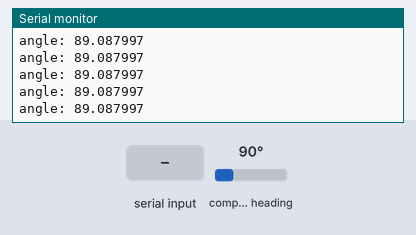
The sketch below on a simulated ESP32. Shown: the last lines printed to the serial monitor. Inputs (shaded band) come from the test bench; at power-on: compass heading 90°.

Above: at 1.7 s.
1.8 s: "x90\n" received over Serial
4.3 s: compass heading set to 7°
At 4.35 s:
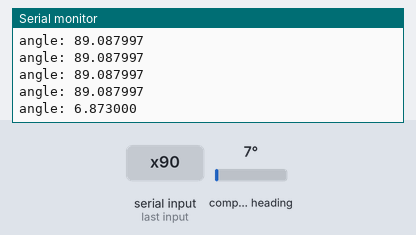
5.8 s: compass heading set to 180°
At 5.81 s:
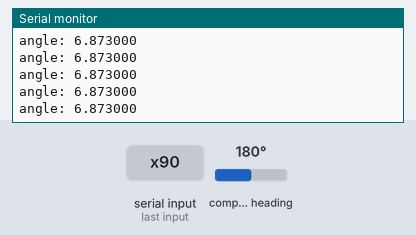
Timing chart, 0 to 8.8 s (numbered marks = the images above; inputs shaded):
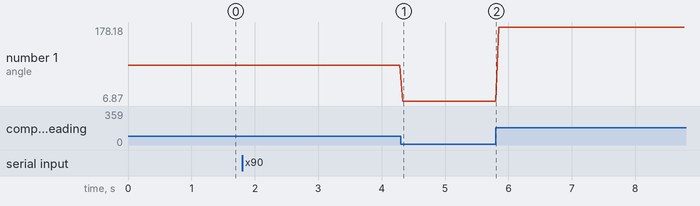

Measured:
- after the input at 4.3 s, the serial monitor: prints a new line at once (image 1)
- plotted number 1: 89.09 → 6.87 after the input at 4.3 s, 6.87 → 178.18 after the input at 5.8 s

The sketch:

encoder_rtos.ino
```cpp
#include <AccelStepper.h>
#include <AS5600.h>
#include <Wire.h>
AMS_5600 ams5600;
float output;
#define SDA 27
#define SCL 13

#define DIR 22
#define STEP 23
AccelStepper stepper(1, STEP, DIR); // Defaults to AccelStepper::FULL4WIRE (4 pins) on 2, 3, 4, 5
TaskHandle_t Task1;
int Initial;
void setup()
{
  Wire.begin(SDA, SCL);
  //  if (ams5600.detectMagnet() == 0 ) {
  //    while (1) {
  //      if (ams5600.detectMagnet() == 1 ) {
  //        Serial.print("Current Magnitude: ");
  //        Serial.println(ams5600.getMagnitude());
  //        break;
  //      }
  //      else {
  //        Serial.println("Can not detect magnet");
  //      }
  //      delay(1000);
  //    }
  //  }
  //  pinMode(18, OUTPUT);
  //  pinMode(19, OUTPUT);
  //  pinMode(21, OUTPUT);
  //  digitalWrite(18, 1);
  //  digitalWrite(19, 0);
  //  digitalWrite(20, 0);
  Serial.begin(115200);
  xTaskCreatePinnedToCore(Task1code, "Task1", 10000, NULL, 1, &Task1, 0);
  delay(500);
  stepper.setMaxSpeed(4000);
  stepper.setSpeed(500);
  stepper.setCurrentPosition(0);
  stepper.setAcceleration(10000);
  Initial = convertRawAngleToDegrees(ams5600.getRawAngle());
  Serial.printf("Initial angle: %d\n", Initial);
  ams5600.setOutPut(1);
}
float convertRawAngleToDegrees(word newAngle)
{
  /* Raw data reports 0 - 4095 segments, which is 0.087 of a degree */
  float retVal = newAngle * 0.087;
  return retVal;
}

void Task1code( void * parameter ) {
  //  Serial.print("Task1 is running on core ");
  //  Serial.println(xPortGetCoreID());
  for (;;) {
    //    Serial.print("start : ");
    //    Serial.printf("Initial angle: %d\n", Initial);
    Serial.printf("angle: %f\n", convertRawAngleToDegrees(ams5600.getRawAngle()));
    delay(50);
  }
}

void loop()
{
  if (Serial.available()) {
    char d = Serial.read();
    if (d == 'x')
    {
      int Final = Serial.parseInt();
      int y = Serial.parseInt();
      int moveto = (Final - Initial);
      if (moveto < 0) {
        moveto = moveto + 360;
      }
      else {}
      //    stepper.setSpeed(y);
      //    stepper.runSpeed();
      stepper.moveTo(moveto / 1.8);
      stepper.setSpeed(y);
      while (stepper.distanceToGo() != 0)
      {
        // stepper.runSpeed();
        stepper.runSpeedToPosition();
        //        Serial.printf("%d\n", stepper.distanceToGo());
      }
      //      Initial = Final;
      Serial.printf("%.2f - %d\n", convertRawAngleToDegrees(ams5600.getRawAngle()), Final);
    }
  }

}
```
